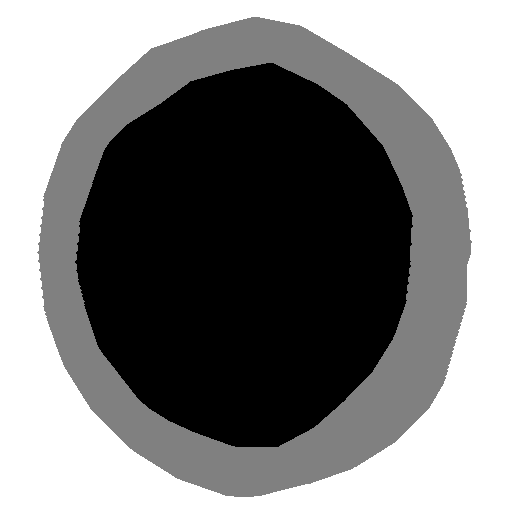
#> input picture data/Drishti-GS/test/disc_small/mask/gdrishtiGS_001.png, 512 x 512 px
$ python -i data_generator.py   (imports and definitions only)   (older library calls are emulated)
#> lines starting #> are read from the running program, lines starting #| are printed output that depends on the picture
### Utils/random_eraser.py
import numpy as np


def get_random_eraser(p=0.5, s_l=0.02, s_h=0.06, r_1=0.3, r_2=0.6, v_l=0, v_h=255, pixel_level=False):
#> further down, picture is the input picture: shape (512, 512, 3); min 0, max 255, mean 129.7
    def eraser(input_img):
        img_h, img_w, img_c = input_img.shape
        p_1 = np.random.rand()

        if p_1 > p:
            return input_img

        while True:
            s = np.random.uniform(s_l, s_h) * img_h * img_w
            r = np.random.uniform(r_1, r_2)
            w = int(np.sqrt(s / r))
            h = int(np.sqrt(s * r))
            left = np.random.randint(0, img_w)
            top = np.random.randint(0, img_h)

            if left + w <= img_w and top + h <= img_h:
                break

        if pixel_level:
            c = np.random.uniform(v_l, v_h, (h, w, img_c))
        else:
            c = np.random.uniform(v_l, v_h)

        input_img[top:top + h, left:left + w, :] = c

        return input_img

    return eraser

### Utils/data_generator.py
'''
Created by SJWANG  07/21/2018
For refuge image segmentation
'''
# from __future__ import print_function
from keras.preprocessing.image import ImageDataGenerator
import numpy as np
import os
import glob
import skimage.io as io
import skimage.transform as trans
import cv2
from skimage.transform import rotate
from keras.preprocessing import image
import scipy
from PIL import Image
from skimage.measure import label, regionprops
from keras.applications import imagenet_utils
from matplotlib.pyplot import imshow, imsave
import math
from Utils.random_eraser import get_random_eraser
import random
from keras.preprocessing import image
from skimage.transform import rotate, resize
from skimage.measure import label, regionprops
from skimage.exposure import adjust_log, equalize_adapthist
from skimage.filters.rank import median
from skimage.morphology import disk
from scipy.ndimage.interpolation import map_coordinates
from scipy.ndimage.filters import gaussian_filter


eraser = get_random_eraser()


# [4 lines left out: function pro_process, not called in this run]


def elastic_transform(image, label, alpha, sigma, random_state=None):
    """Elastic deformation of images as described in [Simard2003]_.
    .. [Simard2003] Simard, Steinkraus and Platt, "Best Practices for
       Convolutional Neural Networks applied to Visual Document Analysis", in
       Proc. of the International Conference on Document Analysis and
       Recognition, 2003.
    """
    seed = random.random()
    if seed > 0.5:
        assert len(image.shape) == 3

        if random_state is None:
            random_state = np.random.RandomState(None)

        shape = image.shape[0:2]
        dx = gaussian_filter((random_state.rand(*shape) * 2 - 1), sigma, mode="constant", cval=0) * alpha
        dy = gaussian_filter((random_state.rand(*shape) * 2 - 1), sigma, mode="constant", cval=0) * alpha

        x, y = np.meshgrid(np.arange(shape[0]), np.arange(shape[1]), indexing='ij')
        indices = np.reshape(x + dx, (-1, 1)), np.reshape(y + dy, (-1, 1))
        transformed_image = np.zeros(image.shape)
        transformed_label = np.zeros(image.shape)
        for i in range(image.shape[-1]):
            transformed_image[:, :, i] = map_coordinates(image[:, :, i], indices, order=1).reshape(shape)
            if label is not None:
                transformed_label[:, :, i] = map_coordinates(label[:, :, i], indices, order=1).reshape(shape)
            else:
                transformed_label = None
        transformed_image = transformed_image.astype(np.uint8)
        if label is not None:
            transformed_label = transformed_label.astype(np.uint8)
        return transformed_image, transformed_label
    else:
        return image, label


def add_salt_pepper_noise(image):
    # Need to produce a copy as to not modify the original image
    X_imgs_copy = image.copy()
    row, col, _ = image.shape
    salt_vs_pepper = 0.2
    amount = 0.004
    num_salt = np.ceil(amount * X_imgs_copy.size * salt_vs_pepper)
    num_pepper = np.ceil(amount * X_imgs_copy.size * (1.0 - salt_vs_pepper))

    seed = random.random()
    if seed > 0.75:
        # Add Salt noise
        coords = [np.random.randint(0, i - 1, int(num_salt)) for i in X_imgs_copy.shape]
        X_imgs_copy[coords[0], coords[1], :] = 1
    elif seed > 0.5:
        # Add Pepper noise
        coords = [np.random.randint(0, i - 1, int(num_pepper)) for i in X_imgs_copy.shape]
        X_imgs_copy[coords[0], coords[1], :] = 0
    else:
        return image
    return X_imgs_copy


def adjust_light(image):
    seed = random.random()
    if seed > 0.5:
        gamma = random.random() * 3 + 0.5
        invGamma = 1.0 / gamma
        table = np.array([((i / 255.0) ** invGamma) * 255 for i in np.arange(0, 256)]).astype(np.uint8)
        image = cv2.LUT(image.astype(np.uint8), table).astype(np.uint8)
    return image


# [17 lines left out: functions adjust_contrast, ad_blur, not called in this run]


def data_augmentation(img, mask=None, flip=True, ifrotate=True, ifelastic=True, scale=True, noise=True, light=True, erasing=True, ad_contrast=False, clahe=False, blur=False):

#> called with flip = True, ifrotate = True, ifelastic = True, scale = True, noise = True, light = True, erasing = True, ad_contrast = False
    if mask is not None:

        if scale:
            seed = random.random()
            if seed > 0.5:
                img_ = np.zeros([img.shape[0], img.shape[1], img.shape[2]])
                mask_ = np.zeros([mask.shape[0], mask.shape[1], mask.shape[2]])
                scalar = random.random() + 0.5
                new_size = int(img.shape[0] * scalar)
                if new_size % 2 != 0:
                    new_size += 1
                img = scipy.misc.imresize(img.astype('float32'), [new_size, new_size, 3])
                mask = scipy.misc.imresize(mask.astype('float32'), [new_size, new_size, 3])

                if new_size < img_.shape[0]:
                    range = img_.shape[0] - new_size
                    x_shift = random.randint(0, range-1)
                    y_shift = random.randint(0, range-1)
                    img_[x_shift:x_shift+new_size, y_shift:y_shift+new_size,:] = img
                    mask_[x_shift:x_shift+new_size, y_shift:y_shift+new_size,:] = mask
                else:

                    range = new_size - img_.shape[0]
                    if range < 1:
                        img_ = img.astype('float32')
                    else:
                        x_shift = random.randint(0, range-1)
                        y_shift = random.randint(0, range-1)
                        img_ = img[x_shift:x_shift+img_.shape[0], y_shift:y_shift+img_.shape[1], :]
                        mask_ = mask[x_shift:x_shift+img_.shape[0], y_shift:y_shift+img_.shape[1], :]

                img = img_
                mask = mask_
        if ifrotate:
            seed = random.random()
            if seed > 0.5:
                angle = random.randint(1, 4) * 90
                img = rotate(img / 255.0, angle) * 255
                mask = rotate(mask / 255.0, angle) * 255
                img = img.astype(np.uint8)
                mask = mask.astype(np.uint8)

        if flip:
            seed = random.random()
            if seed > 0.5:
                img = img[:,::-1,:]
                mask = mask[:,::-1]
            seed = random.random()
            if seed > 0.5:
                img = img[::-1, :, :]
                mask = mask[::-1, :]

    else:

        if scale:
            seed = random.random()
            if seed > 0.5:
                img_ = np.zeros([img.shape[0], img.shape[1], img.shape[2]], dtype=np.uint8)
                scalar = random.random() + 0.5
                new_size = int(img.shape[0] * scalar)
#> new_size = 644
                if new_size % 2 != 0:
                    new_size += 1
                img = scipy.misc.imresize(img.astype('float32'), [new_size, new_size, 3])
                if new_size < img_.shape[0]:
                    range = img_.shape[0] - new_size
                    x_shift = random.randint(0, range - 1)
                    y_shift = random.randint(0, range - 1)
                    img_[x_shift:x_shift + new_size, y_shift:y_shift + new_size, :] = img
                else:
                    range = new_size - img_.shape[0]
#> range = 132
                    if range == 0:
                        img_ = img
                    else:
                        x_shift = random.randint(0, range - 1)
#> x_shift = 107
                        y_shift = random.randint(0, range - 1)
#> y_shift = 10
                        img_ = img[x_shift:x_shift + img_.shape[0], y_shift:y_shift + img_.shape[1], :]
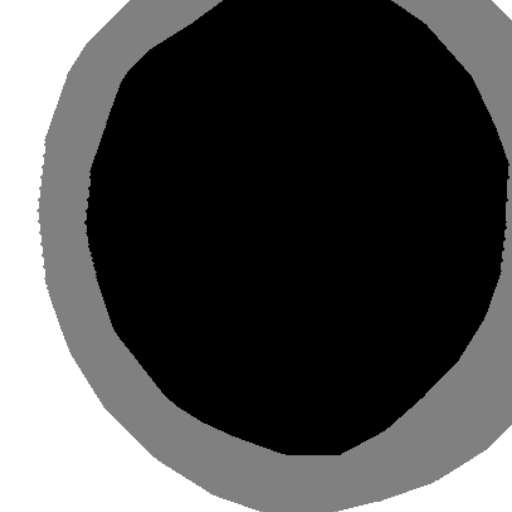
#> img_: shape (512, 512, 3); min 0, max 255, mean 77.3

                img = img_

        if flip:
            seed = random.random()
            if seed > 0.5:
                img = img[:,::-1,:]
            seed = random.random()
            if seed > 0.5:
                img = img[::-1, :, :]
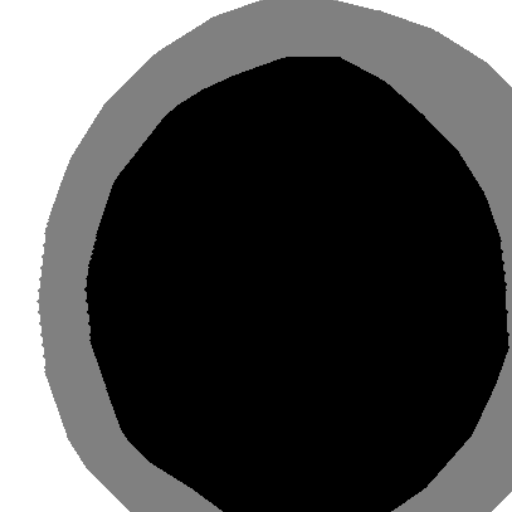
#> img: shape (512, 512, 3); min 0, max 255, mean 77.3

        if ifrotate:
            seed = random.random()
            if seed > 0.5:
                angle = random.randint(1, 4) * 90
                img = rotate(img / 255.0, angle) * 255
                img = img.astype(np.uint8)


    if ifelastic:
        img, mask = elastic_transform(img, mask, img.shape[1] * 2, img.shape[1] * 0.08)
#> after the loop in elastic_transform, `for i in range(image.shape[-1]):`:
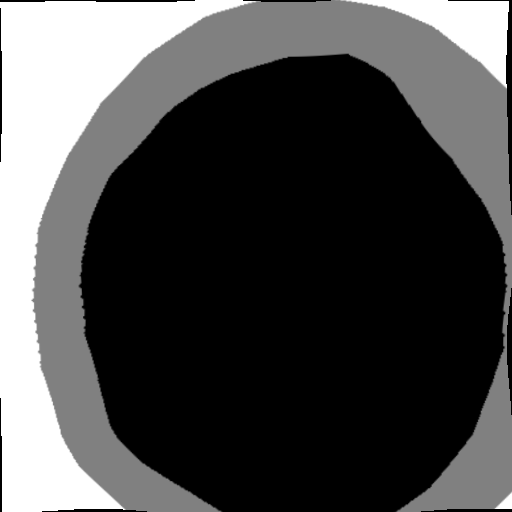
#> transformed_image: shape (512, 512, 3) float64; min 0, max 255, mean 72.9
    if ad_contrast:
        img = adjust_contrast(img)
    if blur:
        img = ad_blur(img)
    if noise:
        img = add_salt_pepper_noise(img)
    if light:
        img = adjust_light(img)
    if erasing:
        img = eraser(img)
    return img, mask


# [475 lines left out: functions polar_transform, train_generator, val_generator, cls_generator, Generator_Gene, SmoothAndNoiseLabel and 8 more, not called in this run]

>>> import cv2
>>> picture = cv2.imread('../data/Drishti-GS/test/disc_small/mask/gdrishtiGS_001.png')
>>> result = data_augmentation(picture)

$ run again, on data/Drishti-GS/test/disc_small/mask/gdrishtiGS_011.png
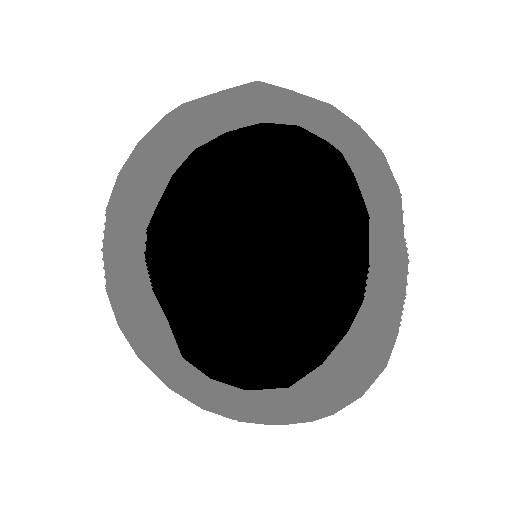
#> input picture data/Drishti-GS/test/disc_small/mask/gdrishtiGS_011.png, 512 x 512 px
#> picture is the input picture: shape (512, 512, 3); min 0, max 255, mean 192
#> in data_augmentation, `img_ = img[x_shift:x_shift + img_.shape[0], y_shift:y_shift + img_.sha..`:
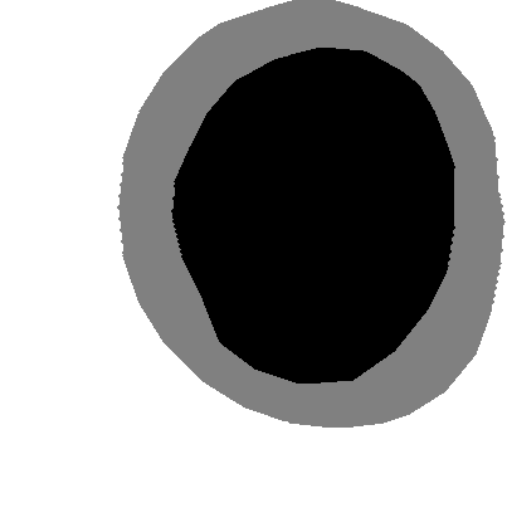
#> img_: shape (512, 512, 3); min 0, max 255, mean 155.3
#> after the loop in elastic_transform, `for i in range(image.shape[-1]):`:
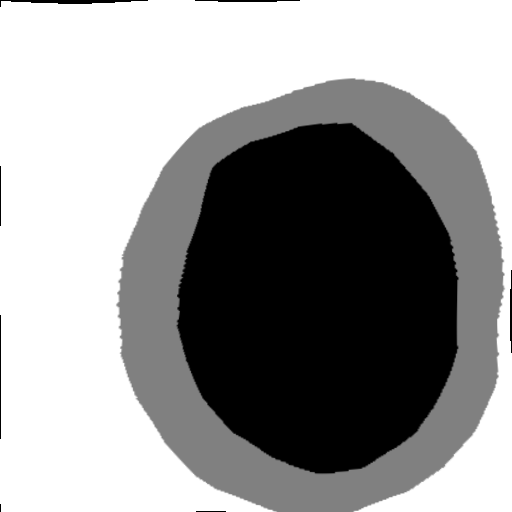
#> transformed_image: shape (512, 512, 3) float64; min 0, max 255, mean 151.9
